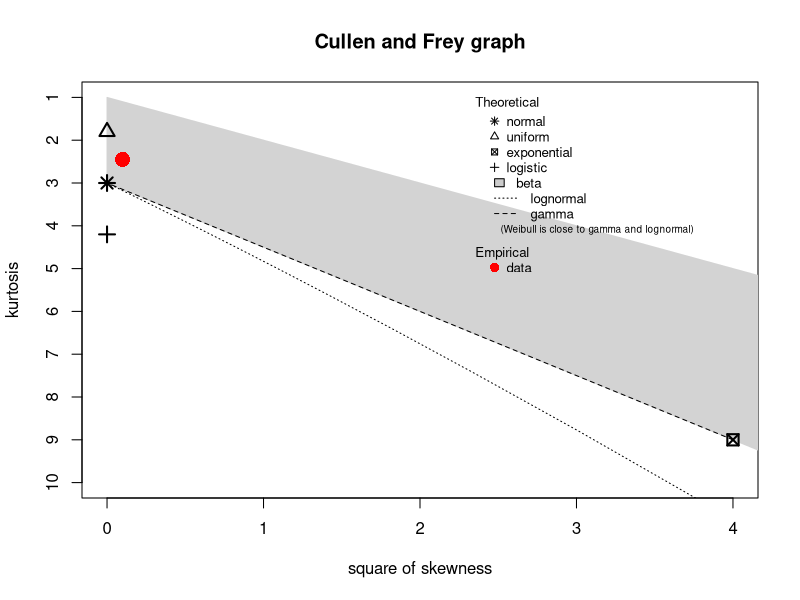
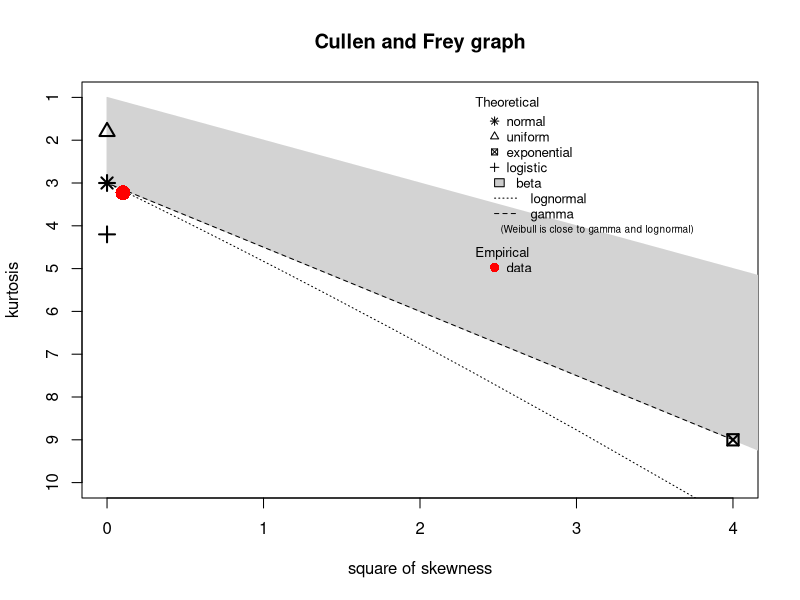
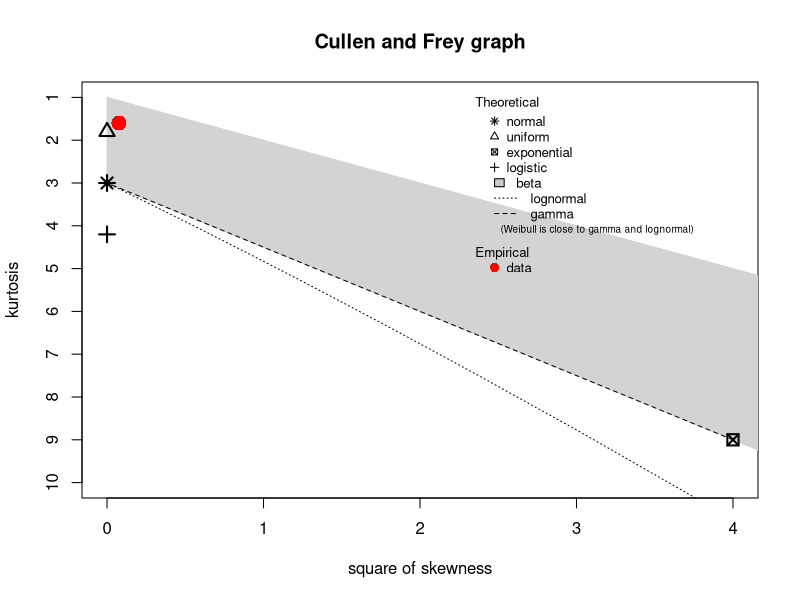
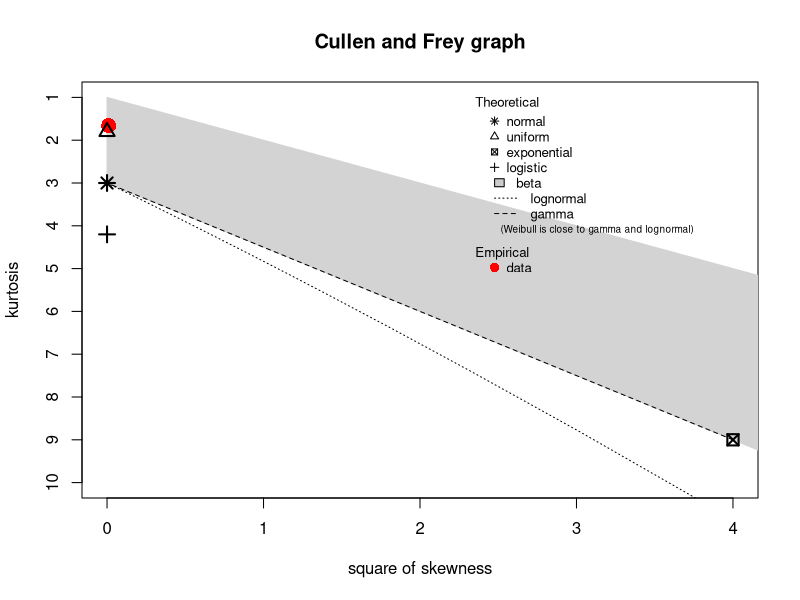
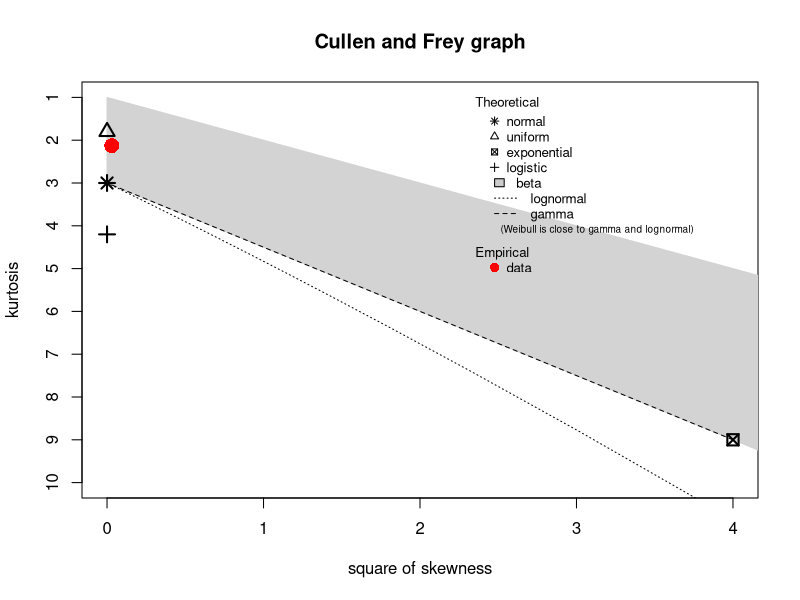
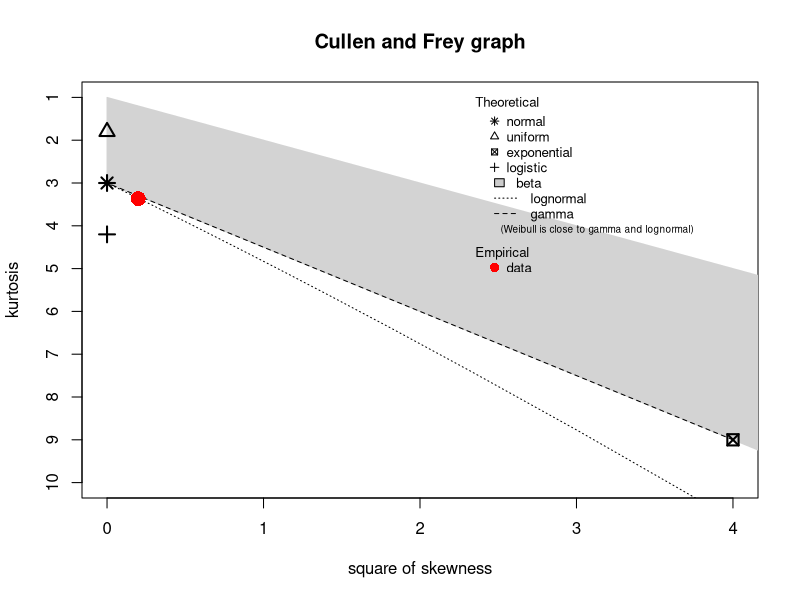
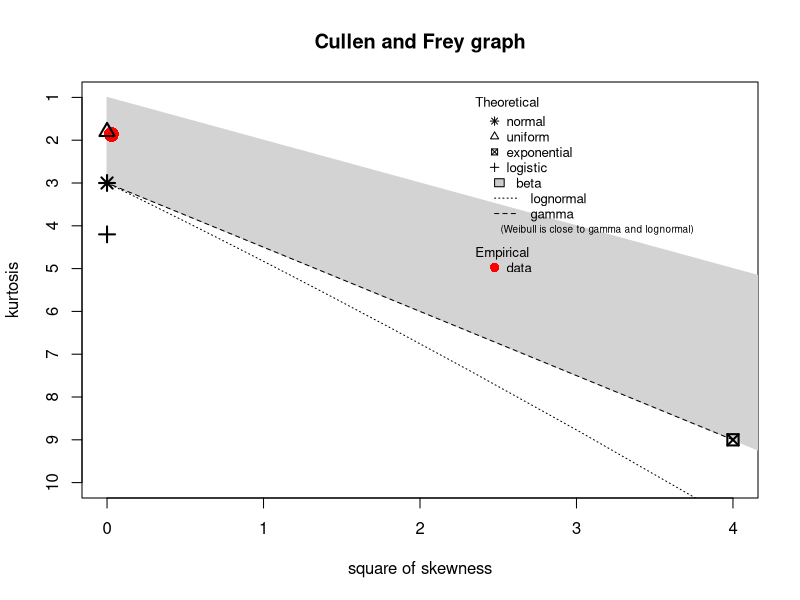
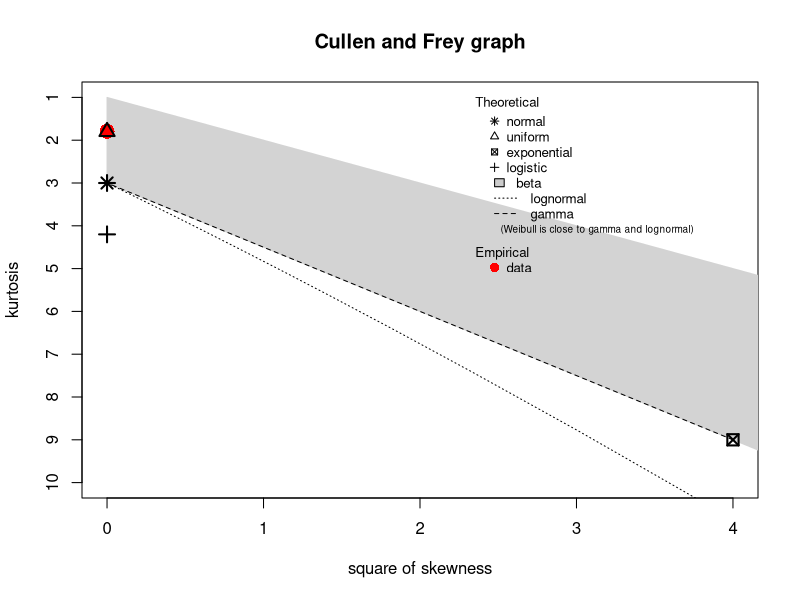

Recreate these plots in R, in order.
#Can we generate revenue growth by breeding new species of iris?

#Hypothesis:
#cross breeding existing species of iris will lead to the creation of new
#species. assuming the new species are considered innovative by the market
#we can build a business model that competes based on the innovative
#features of the new flowers

require(mvtnorm)

#use the iris data
iris.data <- iris[,1:4]
iris.cmatrix <- cor(iris.data)

#start the simulation as a set of random, guaussian variable 
#correlated according to the matrix
simulation_runs = 10000 #10 thousand flowers
number_of_features = 4
feature_means <- rep(0,number_of_features)
iris.sim <- rmvnorm(mean=feature_means,sig=iris.cmatrix,n=simulation_runs)

#rename the simulation variables to match the observations
colnames(iris.sim) <- colnames(iris.data)

#convert the simulation variables to a uniform distribution
iris.sim <- pnorm(iris.sim)
iris.sim <- as.data.frame(iris.sim)

#determine the distribution of each observed variable
#install.packages("fitdistrplus")
library(fitdistrplus)
descdist(iris$Sepal.Length, discrete = FALSE) #beta
descdist(iris$Sepal.Width, discrete = FALSE) #lognormal
descdist(iris$Petal.Length, discrete = FALSE) #beta
descdist(iris$Petal.Width, discrete = FALSE) #uniform

#convert the simulated variables to distributions
#that match observation

#fit sepal length to a beta distribution
library(scales)
parm <- fitdist(rescale(iris.data$Sepal.Length,c(0.01,.99)),"beta")
iris.sim$Sepal.Length <- qbeta(iris.sim$Sepal.Length,
                               shape1 = parm$estimate[1],
                               shape2 = parm$estimate[2])
descdist(iris.sim$Sepal.Length, discrete = FALSE)

#fit sepal width to a lognormal distribution
parm <- fitdist(iris.data$Sepal.Width,"lnorm")
iris.sim$Sepal.Width <- qlnorm(iris.sim$Sepal.Width,meanlog = parm$estimate[1], sdlog = parm$estimate[2])
descdist(iris.sim$Sepal.Width, discrete = FALSE)

#fit petal length to a beta distribution
parm <- fitdist(rescale(iris.data$Petal.Length,c(0.01,.99)),"beta")
iris.sim$Petal.Length <- qbeta(iris.sim$Petal.Length,
                               shape1 = parm$estimate[1],
                               shape2 = parm$estimate[2])
descdist(iris.sim$Petal.Length, discrete = FALSE)

#leave petal width as a uniform disribution
descdist(iris.sim$Petal.Width, discrete = FALSE)

#place simulated variables into the proper scale
iris.sim$Sepal.Length <- rescale(iris.sim$Sepal.Length, 
                                 c(min(iris.data$Sepal.Length), 
                                   max(iris.data$Sepal.Length)))

iris.sim$Sepal.Width <- rescale(iris.sim$Sepal.Width, 
                                 c(min(iris$Sepal.Width), 
                                   max(iris$Sepal.Width)))

iris.sim$Petal.Length <- rescale(iris.sim$Petal.Length, 
                                c(min(iris$Petal.Length), 
                                  max(iris$Petal.Length)))

iris.sim$Petal.Width <- rescale(iris.sim$Petal.Width, 
                                 c(min(iris$Petal.Width), 
                                   max(iris$Petal.Width)))

#compare the statistical properties of the simulated data to the observations
summary(iris.data)
summary(iris.sim)

#compare the correlations of the simulated data to the observations
iris.sim.cmatrix <- cor(iris.sim)

iris.cmatrix
iris.sim.cmatrix

#create a data set needed to show the real and simulated data on 
#the same plot
plotdata.sim <- iris.sim
plotdata.sim$Source <- "Simulation"

plotdata.obs <- iris.data
plotdata.obs$Source <- "Observation"

plotdata <- rbind(plotdata.sim,plotdata.obs)

#show the real and simulated data on the same plot
library(ggplot2)
s1.petal <- qplot(Petal.Width, Petal.Length, data = plotdata,
                  colour = factor(Source),
                  geom = c("point", "smooth"),
                  alpha = I(1/15))
s1.sepal <- qplot(Petal.Length, Sepal.Length, data = plotdata,
                  colour = factor(Source),
                  geom = c("point", "smooth"),
                  alpha = I(1/15))
library(gridExtra)
grid.arrange(s1.petal, s1.sepal, ncol=2, nrow=1)

#create plots to compare the disributions of the observed and simulated data
p1.sim <- qplot(iris.sim$Sepal.Length, geom="histogram", 
                binwidth=.25, col="red", main = "Simulated Sepal Length", 
                xlab = "Sepal Length")
p1.obs <- qplot(iris.data$Sepal.Length, geom="histogram", 
                binwidth=.25, col="red", main = "Observed Sepal Length", 
                xlab = "Sepal Length")

p2.sim <- qplot(iris.sim$Sepal.Width, geom="histogram", 
                binwidth=.25, col="red", main = "Simulated Sepal Width", 
                xlab = "Sepal Width")
p2.obs <- qplot(iris.data$Sepal.Width, geom="histogram", 
                binwidth=.25, col="red", main = "Observed Sepal Width", 
                xlab = "Sepal Width")

p3.sim <- qplot(iris.sim$Petal.Length, geom="histogram", 
                binwidth=.25, col="red", main = "Simulated Petal Length", 
                xlab = "Petal Length")
p3.obs <- qplot(iris.data$Petal.Length, geom="histogram", 
                binwidth=.25, col="red", main = "Observed Petal Length", 
                xlab = "Petal Length")

p4.sim <- qplot(iris.sim$Petal.Width, geom="histogram", 
                binwidth=.25, col="red", main = "Simulated Petal Width", 
                xlab = "Petal Length")
p4.obs <- qplot(iris.data$Petal.Width, geom="histogram", 
                binwidth=.25, col="red", main = "Observed Sepal Width", 
                xlab = "Sepal Length")

#show the plot comparing the distributions
library(gridExtra)
grid.arrange(p1.obs, p2.obs, p3.obs, p4.obs,
             p1.sim, p2.sim, p3.sim, p4.sim,
             ncol=4, nrow=2)

#create and plot clusters that represent the observied iris species
kmeans.result <- kmeans(iris.data, 3)
goodness <- kmeans.result$betweenss/kmeans.result$totss
goodness
plot(iris.data[c("Petal.Length", "Petal.Width")], col = kmeans.result$cluster)
points(kmeans.result$centers[,c("Petal.Length", "Petal.Width")], 
       col = 1:3, pch = 8, cex=2)

#create and plot clusters that represent the simulated iris species
kmeans.result <- kmeans(iris.sim, 5)
goodness <- kmeans.result$betweenss/kmeans.result$totss
goodness
plot(iris.sim[c("Petal.Length", "Petal.Width")], col = kmeans.result$cluster)
